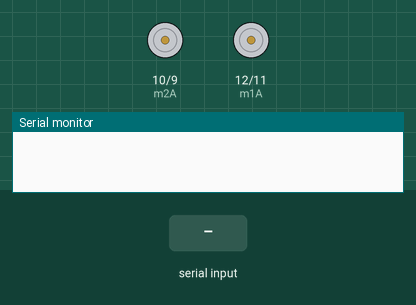
A sketch run on a simulated Arduino Uno, built with avr-gcc and run on an emulated ATmega328P. Shown: motor-driver pin pairs drawn as motors (green arrow = first pin HIGH = forward, orange = second pin HIGH = backward, longer = more drive), the last lines printed to the serial monitor. The test bench sets the inputs (shaded band).

Above: at 1.2 s.
1.3 s: "b" received over Serial
At 1.8 s:
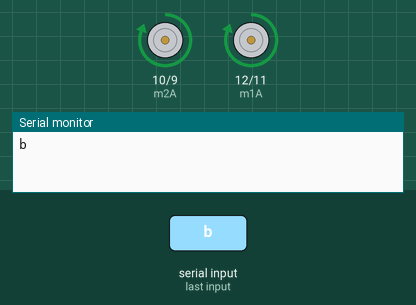
2.8 s: "c" received over Serial
At 4.0 s:
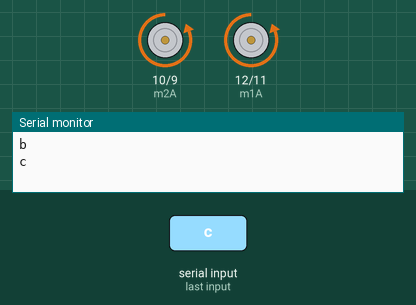
4.3 s: "a" received over Serial
At 5.2 s:
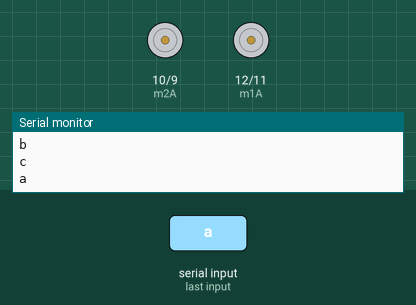
Timing chart, 0 to 7.3 s (numbered marks = the images above; inputs shaded):
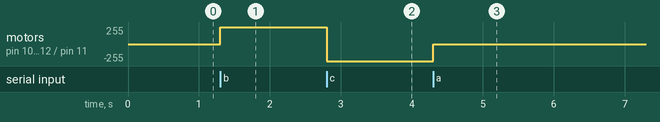

Measured:
- after the input at 1.3 s, motor on pin 10 (m2A) / pin 9 (m2B), motor on pin 12 (m1A) / pin 11 (m1B): stopped → forward 255/255 at once
- after the input at 2.8 s, motor on pin 10 (m2A) / pin 9 (m2B), motor on pin 12 (m1A) / pin 11 (m1B): forward 255/255 → backward 255/255 at once
- after the input at 4.3 s, motor on pin 10 (m2A) / pin 9 (m2B), motor on pin 12 (m1A) / pin 11 (m1B): backward 255/255 → stopped at once

The sketch:

Proyecto2.ino
```cpp
#define m1A 12
#define m1B 11
#define m2A 10
#define m2B 9

const int vel = 500;

void setup() {
  Serial.begin(9600);
  pinMode(m1A, OUTPUT);
  pinMode(m1B, OUTPUT);
  pinMode(m2A, OUTPUT);
  pinMode(m2B, OUTPUT);
}


void loop() {
  if(Serial.available()){
    char bt=Serial.read();
    if(bt == 'a') {
      digitalWrite(m1A, LOW);
      digitalWrite(m1B, LOW);
      digitalWrite(m2A, LOW);
      digitalWrite(m2B, LOW);
      Serial.println('a');
    }
   if(bt== 'b'){
      digitalWrite(m1A, HIGH);
      digitalWrite(m1B, LOW);
      digitalWrite(m2A, HIGH);
      digitalWrite(m2B, LOW);
      Serial.println('b');
    }if(bt== 'c'){
      digitalWrite(m1A, LOW);
      digitalWrite(m1B, HIGH);
      digitalWrite(m2A, LOW);
      digitalWrite(m2B, HIGH);
      Serial.println('c');
    }
  }
}
```
